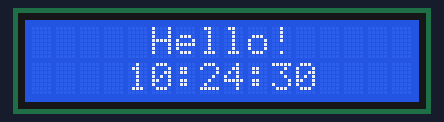
A program run on a simulated Raspberry Pi (BCM pin numbers). On the bench: 16×2 character LCD. The clock reads 2024-03-15 10:24:30 at power-on unless the program sets it; library files of the repository ran but are not shown: PCF8574.py, Adafruit_LCD1602.py.

Above: at 0.2 s.
At 4.7 s:
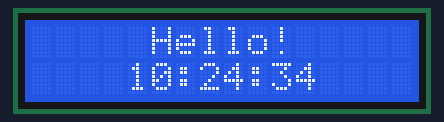
At 9.2 s:
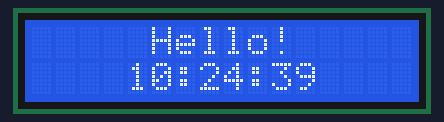
At 19.3 s:
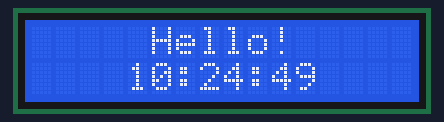
At 28.3 s:
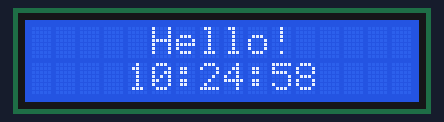
At 38.4 s:
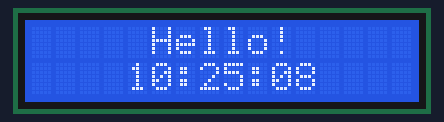

The program:

lcd_display2.py
```python
#!/usr/bin/env python3
########################################################################
# Filename    : I2CLCD1602.py
# Description : Use the LCD display data
# Author      : freenove
# modification: 2018/08/03
########################################################################
from PCF8574 import PCF8574_GPIO
from Adafruit_LCD1602 import Adafruit_CharLCD

from time import sleep, strftime
from datetime import datetime

def get_time_now():  # get system time
	return datetime.now().strftime('    %H:%M:%S')

def destroy():
	lcd.clear()


PCF8574_address = 0x27  # I2C address of the PCF8574 chip.
PCF8574A_address = 0x3F  # I2C address of the PCF8574A chip.
# Create PCF8574 GPIO adapter.
try:
	mcp = PCF8574_GPIO(PCF8574_address)
except:
	try:
		mcp = PCF8574_GPIO(PCF8574A_address)
	except:
		print('I2C Address Error !')
		exit(1)
# Create LCD, passing in MCP GPIO adapter.
lcd = Adafruit_CharLCD(pin_rs=0, pin_e=2, pins_db=[4, 5, 6, 7], GPIO=mcp)

while True:
	mcp.output(3, 1)  # turn on LCD backlight
	lcd.begin(16, 2)  # set number of LCD lines and columns
	while (True):
		# lcd.clear()
		lcd.setCursor(0, 0)  # set cursor position
		lcd.message("     Hello!")  # display the time
		lcd.message("\n")  # New Line
		lcd.message(get_time_now())  # display the time

		sleep(1)
```

Measured:
- what the display in image 0 shows lasts 1.1 s, from 0.2 s to 1.3 s
